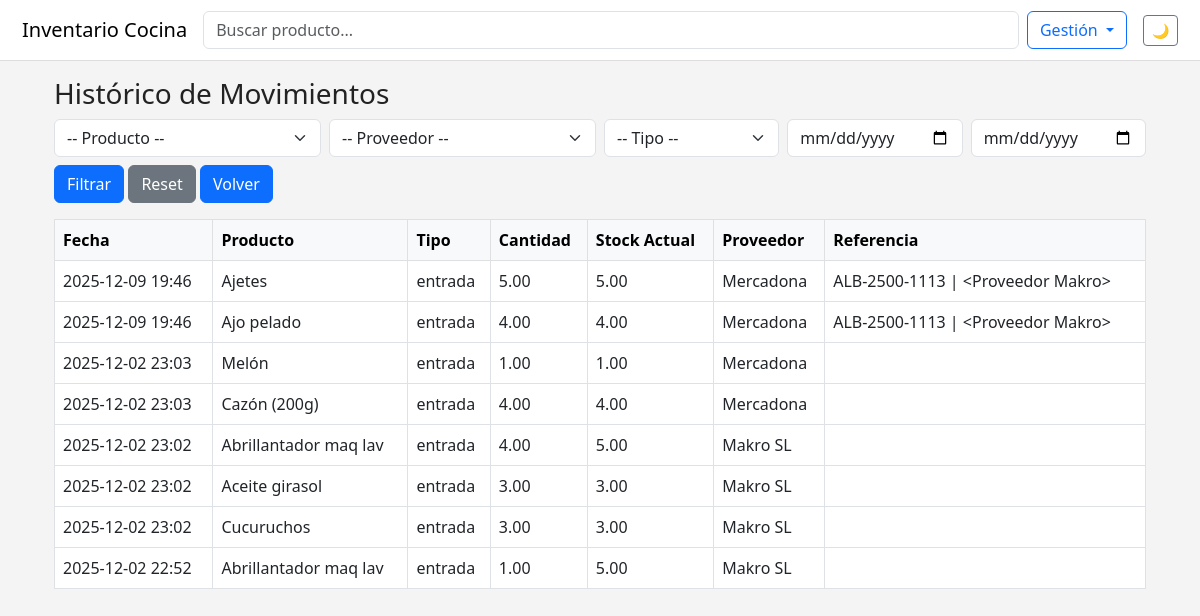
Page /movimientos/historico on the committed database.
### app/models.py (models this page shows, shortened)
class Movimiento(db.Model):
    __tablename__ = "movimientos"
    id = db.Column(db.Integer, primary_key=True)
    producto_id = db.Column(db.Integer, db.ForeignKey("product.id"), nullable=False)
    proveedor_id = db.Column(db.Integer, db.ForeignKey("proveedores.id"), nullable=True)
    tipo = db.Column(db.String(10), nullable=False)  # "entrada" | "salida"
    cantidad = db.Column(db.Float, nullable=False, default=0)
    fecha = db.Column(db.DateTime, default=datetime.utcnow)
    referencia = db.Column(db.String(120), nullable=True)  # número albarán / nota
    producto = db.relationship("Product", back_populates="movimientos")
    proveedor = db.relationship("Proveedor", back_populates="movimientos")

class Product(db.Model):
    id = db.Column(db.Integer, primary_key=True)
    nombre = db.Column(db.String(150), nullable=False)
    unidad = db.Column(db.String(30), nullable=False)
    cantidad = db.Column(db.Float, default=0)
    categoria = db.Column(db.String(50), nullable=True)
    ubicacion = db.Column(db.String(100), nullable=True)
    movimientos = db.relationship(
        "Movimiento",
        back_populates="producto",
        lazy="dynamic",
        cascade="all, delete-orphan",
    )
    @property
    def stock_actual(self):
        entradas = (
            self.movimientos.filter_by(tipo="entrada")
            .with_entities(db.func.sum(Movimiento.cantidad))
            .scalar()
            or 0
        )
        salidas = (
            self.movimientos.filter_by(tipo="salida")
            .with_entities(db.func.sum(Movimiento.cantidad))
            .scalar()
            or 0
        )
        return float(entradas) - float(salidas)

class Proveedor(db.Model):
    __tablename__ = "proveedores"
    id = db.Column(db.Integer, primary_key=True)
    nombre = db.Column(db.String(120), nullable=False, unique=True)
    telefono = db.Column(db.String(30), nullable=True)
    cif = db.Column(db.String(20), nullable=True)
    notas = db.Column(db.Text, nullable=True)
    movimientos = db.relationship(
        "Movimiento", back_populates="proveedor", lazy="dynamic"
    )
    pedidos_compra = db.relationship(
        "PedidoCompra", back_populates="proveedor", lazy="dynamic", cascade="all, delete-orphan"
    )

### app/movimientos/routes.py (the view)
@movimientos_bp.route("/historico", methods=["GET"])
def historico_movimientos():
    producto_id = request.args.get("producto_id", type=int)
    proveedor_id = request.args.get("proveedor_id", type=int)
    tipo = request.args.get("tipo", default="")
    fecha_inicio = request.args.get("fecha_inicio")
    fecha_fin = request.args.get("fecha_fin")
    query = Movimiento.query.join(Product).outerjoin(Proveedor)
    if producto_id:
        query = query.filter(Movimiento.producto_id == producto_id)
    if proveedor_id:
        query = query.filter(Movimiento.proveedor_id == proveedor_id)
    if tipo in ("entrada", "salida"):
        query = query.filter(Movimiento.tipo == tipo)
    if fecha_inicio:
        try:
            inicio = datetime.fromisoformat(fecha_inicio)
            query = query.filter(Movimiento.fecha >= inicio)
        except:
            pass
    if fecha_fin:
        try:
            fin = datetime.fromisoformat(fecha_fin)
            query = query.filter(Movimiento.fecha <= fin)
        except:
            pass
    movimientos = query.order_by(Movimiento.fecha.desc()).all()
    productos = Product.query.order_by(Product.nombre).all()
    proveedores = Proveedor.query.order_by(Proveedor.nombre).all()
    return render_template(
        "movimientos/historico.html",
        movimientos=movimientos,
        productos=productos,
        proveedores=proveedores,
        filtros=request.args,
    )

### app/templates/movimientos/historico.html (shortened to what this page needs)
{% extends "base.html" %}
{% block content %}
<div class="container mt-3">
    <h3>Histórico de Movimientos</h3>
    <form method="get" class="row g-2 mb-3">
        <div class="col-md-3">
            <select name="producto_id" class="form-select">
                <option value="">-- Producto --</option>
            </select>
        </div>
        <div class="col-md-3">
            <select name="proveedor_id" class="form-select">
                <option value="">-- Proveedor --</option>
            </select>
        </div>
        <div class="col-md-2">
            <select name="tipo" class="form-select">
                <option value="">-- Tipo --</option>
            </select>
        </div>
        <div class="col-md-2">
            <input type="date" name="fecha_inicio" value="{{ filtros.get('fecha_inicio','') }}" class="form-control" placeholder="Desde">
        </div>
        <div class="col-md-2">
            <input type="date" name="fecha_fin" value="{{ filtros.get('fecha_fin','') }}" class="form-control" placeholder="Hasta">
        </div>
        <div class="col-md-12">
            <button type="submit" class="btn btn-primary">Filtrar</button>
            <a href="{{ url_for('movimientos.historico_movimientos') }}" class="btn btn-secondary">Reset</a>
            <a href="{{ url_for("productos.lista_productos") }} " class="btn btn-primary"> Volver </a>
        </div>
    </form>
    <div class="table-responsive">
        <table class="table table-bordered table-hover">
            <thead class="table-light">
                <tr>
                    <th>Fecha</th>
                    <th>Producto</th>
                    <th>Tipo</th>
                    <th>Cantidad</th>
                    <th>Stock Actual</th>
                    <th>Proveedor</th>
                    <th>Referencia</th>
                </tr>
            </thead>
            <tbody>
                {% for m in movimientos %}
                <tr>
                    <td>{{ m.fecha.strftime('%Y-%m-%d %H:%M') }}</td>
                    <td>{{ m.producto.nombre }}</td>
                    <td>{{ m.tipo }}</td>
                    <td>{{ "%.2f"|format(m.cantidad) }}</td>
                    <td>{{ "%.2f"|format(m.producto.stock_actual) }}</td>
                    <td>{{ m.proveedor.nombre if m.proveedor else '' }}</td>
                    <td>{{ m.referencia or '' }}</td>
                </tr>
                {% endfor %}
            </tbody>
        </table>
    </div>
</div>
{% endblock %}

### app/templates/base.html (style rules this page uses)
:root { --c-bg: #f4f4f4; --c-text: #222; --c-card: #ffffff; --c-border: #dddddd; --c-primary: #0d6efd; --muted: #6c757d; --c-text-filter: none; }
body { background-color: var(--c-bg); color: var(--c-text); }

### rows in the picture
Movimiento: fecha "2025-12-09 19:46", producto.nombre "Ajetes", tipo "entrada", cantidad "5.00", producto.stock_actual "5.00", proveedor "Mercadona", referencia "ALB-2500-1113 | <Proveedor Makro>"
Movimiento: fecha "2025-12-09 19:46", producto.nombre "Ajo pelado", tipo "entrada", cantidad "4.00", producto.stock_actual "4.00", proveedor "Mercadona", referencia "ALB-2500-1113 | <Proveedor Makro>"
Movimiento: fecha "2025-12-02 23:03", producto.nombre "Melón", tipo "entrada", cantidad "1.00", producto.stock_actual "1.00", proveedor "Mercadona"
Movimiento: fecha "2025-12-02 23:03", producto.nombre "Cazón (200g)", tipo "entrada", cantidad "4.00", producto.stock_actual "4.00", proveedor "Mercadona"
Movimiento: fecha "2025-12-02 23:02", producto.nombre "Abrillantador maq lav", tipo "entrada", cantidad "4.00", producto.stock_actual "5.00", proveedor "Makro SL"
Movimiento: fecha "2025-12-02 23:02", producto.nombre "Aceite girasol", tipo "entrada", cantidad "3.00", producto.stock_actual "3.00", proveedor "Makro SL"
Movimiento: fecha "2025-12-02 23:02", producto.nombre "Cucuruchos", tipo "entrada", cantidad "3.00", producto.stock_actual "3.00", proveedor "Makro SL"
Movimiento: fecha "2025-12-02 22:52", producto.nombre "Abrillantador maq lav", tipo "entrada", cantidad "1.00", producto.stock_actual "5.00", proveedor "Makro SL"
